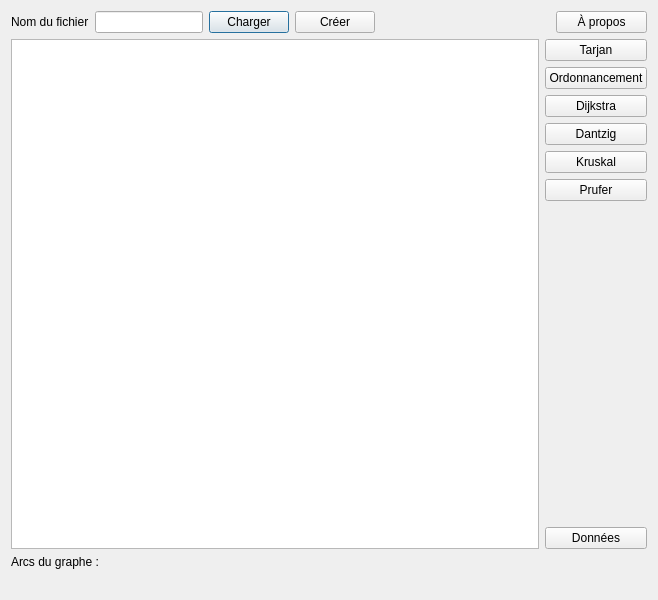
<?xml version="1.0" encoding="UTF-8"?>
<ui version="4.0">
 <class>mainwindow</class>
 <widget class="QDialog" name="mainwindow">
  <property name="geometry">
   <rect>
    <x>0</x>
    <y>0</y>
    <width>658</width>
    <height>600</height>
   </rect>
  </property>
  <property name="windowTitle">
   <string>Algorithme sur les graphes</string>
  </property>
  <layout class="QVBoxLayout" name="verticalLayout_4">
   <item>
    <layout class="QHBoxLayout" name="horizontalLayout">
     <item>
      <layout class="QHBoxLayout" name="horizontalLayout_2">
       <item>
        <widget class="QLabel" name="label">
         <property name="text">
          <string>Nom du fichier</string>
         </property>
        </widget>
       </item>
       <item>
        <widget class="QLineEdit" name="nomFichier"/>
       </item>
       <item>
        <widget class="QPushButton" name="btnLoad">
         <property name="text">
          <string>Charger</string>
         </property>
        </widget>
       </item>
      </layout>
     </item>
     <item>
      <widget class="QPushButton" name="btnCreate">
       <property name="text">
        <string>Créer</string>
       </property>
      </widget>
     </item>
     <item>
      <spacer name="horizontalSpacer">
       <property name="orientation">
        <enum>Qt::Horizontal</enum>
       </property>
       <property name="sizeHint" stdset="0">
        <size>
         <width>40</width>
         <height>20</height>
        </size>
       </property>
      </spacer>
     </item>
     <item>
      <widget class="QLabel" name="lblType">
       <property name="text">
        <string/>
       </property>
      </widget>
     </item>
     <item>
      <spacer name="horizontalSpacer_2">
       <property name="orientation">
        <enum>Qt::Horizontal</enum>
       </property>
       <property name="sizeHint" stdset="0">
        <size>
         <width>40</width>
         <height>20</height>
        </size>
       </property>
      </spacer>
     </item>
     <item>
      <widget class="QPushButton" name="btnAPropos">
       <property name="minimumSize">
        <size>
         <width>91</width>
         <height>21</height>
        </size>
       </property>
       <property name="text">
        <string>À propos</string>
       </property>
      </widget>
     </item>
    </layout>
   </item>
   <item>
    <layout class="QHBoxLayout" name="horizontalLayout_3">
     <item>
      <widget class="QGraphicsView" name="graphicsViewGraphe"/>
     </item>
     <item>
      <layout class="QVBoxLayout" name="verticalLayout_3">
       <item>
        <layout class="QVBoxLayout" name="verticalLayout">
         <item>
          <widget class="QPushButton" name="btnTarjan">
           <property name="text">
            <string>Tarjan</string>
           </property>
          </widget>
         </item>
         <item>
          <widget class="QPushButton" name="btnOrdonnancement">
           <property name="text">
            <string>Ordonnancement</string>
           </property>
          </widget>
         </item>
         <item>
          <widget class="QPushButton" name="btnDijkstra">
           <property name="text">
            <string>Dijkstra</string>
           </property>
          </widget>
         </item>
         <item>
          <widget class="QPushButton" name="btnDantzig">
           <property name="text">
            <string>Dantzig</string>
           </property>
          </widget>
         </item>
         <item>
          <widget class="QPushButton" name="btnKruskal">
           <property name="text">
            <string>Kruskal</string>
           </property>
          </widget>
         </item>
         <item>
          <widget class="QPushButton" name="btnPrufer">
           <property name="text">
            <string>Prufer</string>
           </property>
          </widget>
         </item>
        </layout>
       </item>
       <item>
        <layout class="QVBoxLayout" name="verticalLayout_2">
         <item>
          <spacer name="verticalSpacer">
           <property name="orientation">
            <enum>Qt::Vertical</enum>
           </property>
           <property name="sizeHint" stdset="0">
            <size>
             <width>20</width>
             <height>40</height>
            </size>
           </property>
          </spacer>
         </item>
         <item>
          <widget class="QPushButton" name="btnData">
           <property name="text">
            <string>Données</string>
           </property>
          </widget>
         </item>
        </layout>
       </item>
      </layout>
     </item>
    </layout>
   </item>
   <item>
    <widget class="QLabel" name="label_2">
     <property name="text">
      <string>Arcs du graphe :</string>
     </property>
    </widget>
   </item>
   <item>
    <widget class="QLabel" name="lblArcs">
     <property name="text">
      <string/>
     </property>
    </widget>
   </item>
  </layout>
 </widget>
 <resources/>
 <connections/>
</ui>
